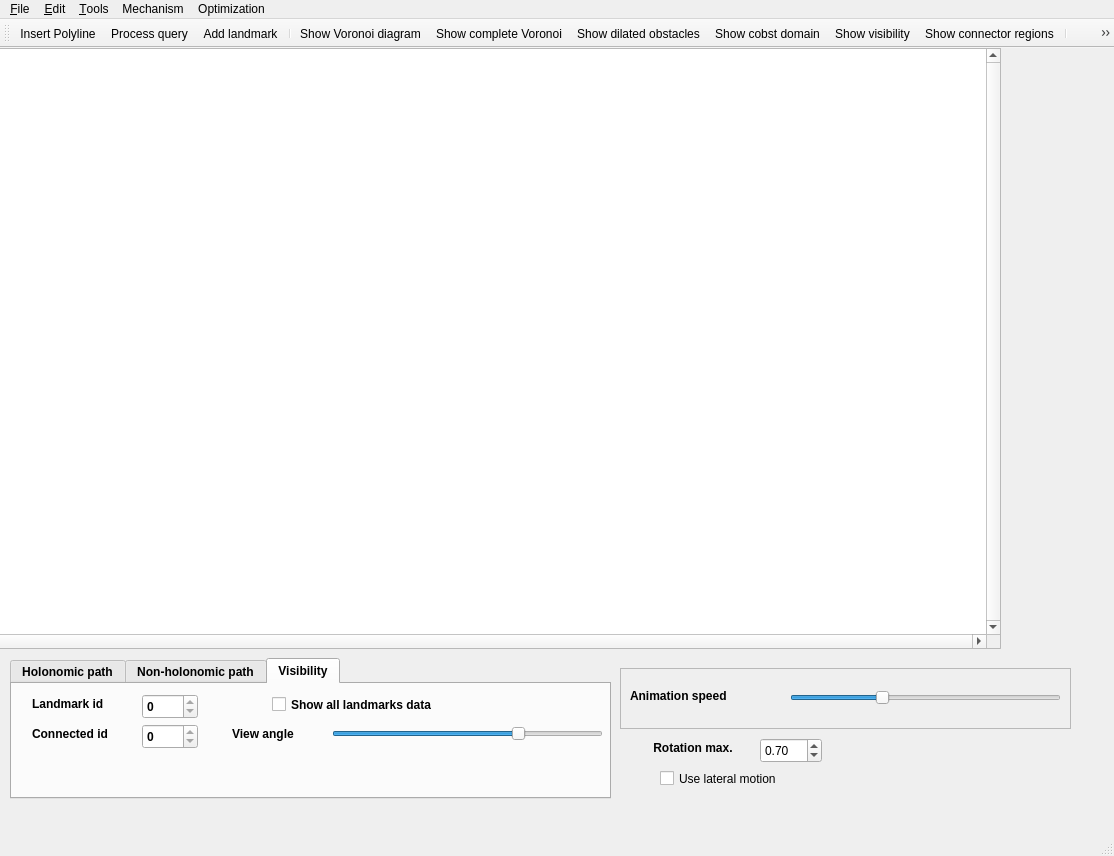
<?xml version="1.0" encoding="UTF-8"?>
<ui version="4.0">
 <author>JB Hayet, CIMAT</author>
 <class>vddrMainWindow</class>
 <widget class="QMainWindow" name="vddrMainWindow">
  <property name="windowModality">
   <enum>Qt::ApplicationModal</enum>
  </property>
  <property name="geometry">
   <rect>
    <x>0</x>
    <y>0</y>
    <width>1114</width>
    <height>856</height>
   </rect>
  </property>
  <property name="windowTitle">
   <string>Visually constrained Differential Drive Robot</string>
  </property>
  <property name="windowIcon">
   <iconset>
    <normaloff>:/cgal/logos/cgal_icon</normaloff>:/cgal/logos/cgal_icon</iconset>
  </property>
  <widget class="QWidget" name="centralwidget">
   <widget class="QGraphicsView" name="graphicsView">
    <property name="geometry">
     <rect>
      <x>-60</x>
      <y>0</y>
      <width>1061</width>
      <height>601</height>
     </rect>
    </property>
    <property name="focusPolicy">
     <enum>Qt::StrongFocus</enum>
    </property>
    <property name="verticalScrollBarPolicy">
     <enum>Qt::ScrollBarAlwaysOn</enum>
    </property>
    <property name="horizontalScrollBarPolicy">
     <enum>Qt::ScrollBarAlwaysOn</enum>
    </property>
    <property name="transformationAnchor">
     <enum>QGraphicsView::AnchorViewCenter</enum>
    </property>
   </widget>
   <widget class="QFrame" name="frame_3">
    <property name="geometry">
     <rect>
      <x>620</x>
      <y>620</y>
      <width>451</width>
      <height>61</height>
     </rect>
    </property>
    <property name="font">
     <font>
      <weight>75</weight>
      <bold>true</bold>
     </font>
    </property>
    <property name="frameShape">
     <enum>QFrame::StyledPanel</enum>
    </property>
    <property name="frameShadow">
     <enum>QFrame::Raised</enum>
    </property>
    <widget class="QLabel" name="label_2">
     <property name="geometry">
      <rect>
       <x>10</x>
       <y>20</y>
       <width>151</width>
       <height>16</height>
      </rect>
     </property>
     <property name="text">
      <string>Animation speed</string>
     </property>
    </widget>
    <widget class="QSlider" name="qSliderSpeed">
     <property name="geometry">
      <rect>
       <x>170</x>
       <y>20</y>
       <width>271</width>
       <height>20</height>
      </rect>
     </property>
     <property name="minimum">
      <number>10</number>
     </property>
     <property name="maximum">
      <number>100</number>
     </property>
     <property name="singleStep">
      <number>1</number>
     </property>
     <property name="pageStep">
      <number>10</number>
     </property>
     <property name="value">
      <number>40</number>
     </property>
     <property name="orientation">
      <enum>Qt::Horizontal</enum>
     </property>
    </widget>
    <widget class="QFrame" name="frame_4">
     <property name="geometry">
      <rect>
       <x>220</x>
       <y>60</y>
       <width>451</width>
       <height>61</height>
      </rect>
     </property>
     <property name="font">
      <font>
       <weight>75</weight>
       <bold>true</bold>
      </font>
     </property>
     <property name="frameShape">
      <enum>QFrame::StyledPanel</enum>
     </property>
     <property name="frameShadow">
      <enum>QFrame::Raised</enum>
     </property>
     <widget class="QLabel" name="label_6">
      <property name="geometry">
       <rect>
        <x>10</x>
        <y>20</y>
        <width>151</width>
        <height>16</height>
       </rect>
      </property>
      <property name="text">
       <string>Animation speed</string>
      </property>
     </widget>
     <widget class="QSlider" name="qSliderSpeed_2">
      <property name="geometry">
       <rect>
        <x>170</x>
        <y>20</y>
        <width>271</width>
        <height>20</height>
       </rect>
      </property>
      <property name="minimum">
       <number>10</number>
      </property>
      <property name="maximum">
       <number>100</number>
      </property>
      <property name="singleStep">
       <number>1</number>
      </property>
      <property name="pageStep">
       <number>10</number>
      </property>
      <property name="value">
       <number>40</number>
      </property>
      <property name="orientation">
       <enum>Qt::Horizontal</enum>
      </property>
     </widget>
    </widget>
    <widget class="QFrame" name="frame_5">
     <property name="geometry">
      <rect>
       <x>320</x>
       <y>60</y>
       <width>551</width>
       <height>61</height>
      </rect>
     </property>
     <property name="font">
      <font>
       <weight>75</weight>
       <bold>true</bold>
      </font>
     </property>
     <property name="frameShape">
      <enum>QFrame::StyledPanel</enum>
     </property>
     <property name="frameShadow">
      <enum>QFrame::Raised</enum>
     </property>
     <widget class="QLabel" name="label_7">
      <property name="geometry">
       <rect>
        <x>10</x>
        <y>20</y>
        <width>151</width>
        <height>16</height>
       </rect>
      </property>
      <property name="text">
       <string>Animation speed</string>
      </property>
     </widget>
     <widget class="QSlider" name="qSliderSpeed_3">
      <property name="geometry">
       <rect>
        <x>170</x>
        <y>20</y>
        <width>271</width>
        <height>20</height>
       </rect>
      </property>
      <property name="minimum">
       <number>10</number>
      </property>
      <property name="maximum">
       <number>100</number>
      </property>
      <property name="singleStep">
       <number>1</number>
      </property>
      <property name="pageStep">
       <number>10</number>
      </property>
      <property name="value">
       <number>40</number>
      </property>
      <property name="orientation">
       <enum>Qt::Horizontal</enum>
      </property>
     </widget>
     <widget class="QFrame" name="frame_6">
      <property name="geometry">
       <rect>
        <x>220</x>
        <y>60</y>
        <width>451</width>
        <height>61</height>
       </rect>
      </property>
      <property name="font">
       <font>
        <weight>75</weight>
        <bold>true</bold>
       </font>
      </property>
      <property name="frameShape">
       <enum>QFrame::StyledPanel</enum>
      </property>
      <property name="frameShadow">
       <enum>QFrame::Raised</enum>
      </property>
      <widget class="QLabel" name="label_8">
       <property name="geometry">
        <rect>
         <x>10</x>
         <y>20</y>
         <width>151</width>
         <height>16</height>
        </rect>
       </property>
       <property name="text">
        <string>Animation speed</string>
       </property>
      </widget>
      <widget class="QSlider" name="qSliderSpeed_4">
       <property name="geometry">
        <rect>
         <x>170</x>
         <y>20</y>
         <width>271</width>
         <height>20</height>
        </rect>
       </property>
       <property name="minimum">
        <number>10</number>
       </property>
       <property name="maximum">
        <number>100</number>
       </property>
       <property name="singleStep">
        <number>1</number>
       </property>
       <property name="pageStep">
        <number>10</number>
       </property>
       <property name="value">
        <number>40</number>
       </property>
       <property name="orientation">
        <enum>Qt::Horizontal</enum>
       </property>
      </widget>
     </widget>
    </widget>
   </widget>
   <widget class="QTabWidget" name="tabWidget">
    <property name="geometry">
     <rect>
      <x>10</x>
      <y>610</y>
      <width>601</width>
      <height>141</height>
     </rect>
    </property>
    <property name="font">
     <font>
      <weight>75</weight>
      <bold>true</bold>
     </font>
    </property>
    <property name="currentIndex">
     <number>2</number>
    </property>
    <widget class="QWidget" name="tab">
     <attribute name="title">
      <string>Holonomic path</string>
     </attribute>
     <widget class="QSlider" name="qSliderClearance">
      <property name="geometry">
       <rect>
        <x>250</x>
        <y>20</y>
        <width>341</width>
        <height>21</height>
       </rect>
      </property>
      <property name="minimum">
       <number>0</number>
      </property>
      <property name="maximum">
       <number>90</number>
      </property>
      <property name="singleStep">
       <number>1</number>
      </property>
      <property name="value">
       <number>0</number>
      </property>
      <property name="orientation">
       <enum>Qt::Horizontal</enum>
      </property>
     </widget>
     <widget class="QLabel" name="label_3">
      <property name="geometry">
       <rect>
        <x>20</x>
        <y>20</y>
        <width>221</width>
        <height>20</height>
       </rect>
      </property>
      <property name="text">
       <string>Penalizing low clearance</string>
      </property>
     </widget>
    </widget>
    <widget class="QWidget" name="tab_2">
     <attribute name="title">
      <string>Non-holonomic path</string>
     </attribute>
     <widget class="QSlider" name="qSliderBackwards">
      <property name="geometry">
       <rect>
        <x>280</x>
        <y>20</y>
        <width>311</width>
        <height>21</height>
       </rect>
      </property>
      <property name="maximum">
       <number>100</number>
      </property>
      <property name="orientation">
       <enum>Qt::Horizontal</enum>
      </property>
     </widget>
     <widget class="QLabel" name="label">
      <property name="geometry">
       <rect>
        <x>10</x>
        <y>20</y>
        <width>261</width>
        <height>20</height>
       </rect>
      </property>
      <property name="text">
       <string>Penalizing backward motion</string>
      </property>
     </widget>
     <widget class="QLabel" name="label_5">
      <property name="geometry">
       <rect>
        <x>10</x>
        <y>50</y>
        <width>221</width>
        <height>20</height>
       </rect>
      </property>
      <property name="text">
       <string>Footprints output format</string>
      </property>
     </widget>
     <widget class="QComboBox" name="trajFormatComboBox">
      <property name="geometry">
       <rect>
        <x>270</x>
        <y>50</y>
        <width>111</width>
        <height>26</height>
       </rect>
      </property>
      <item>
       <property name="text">
        <string>Stasse</string>
       </property>
      </item>
      <item>
       <property name="text">
        <string>Kajita</string>
       </property>
      </item>
     </widget>
     <widget class="QCheckBox" name="qFwdCheckBox">
      <property name="geometry">
       <rect>
        <x>280</x>
        <y>80</y>
        <width>301</width>
        <height>20</height>
       </rect>
      </property>
      <property name="text">
       <string>Use forward/backward ratio in weights</string>
      </property>
     </widget>
    </widget>
    <widget class="QWidget" name="tab_3">
     <attribute name="title">
      <string>Visibility</string>
     </attribute>
     <widget class="QSpinBox" name="visSpinBox">
      <property name="geometry">
       <rect>
        <x>130</x>
        <y>10</y>
        <width>56</width>
        <height>25</height>
       </rect>
      </property>
      <property name="maximum">
       <number>0</number>
      </property>
     </widget>
     <widget class="QLabel" name="label_4">
      <property name="geometry">
       <rect>
        <x>20</x>
        <y>10</y>
        <width>91</width>
        <height>20</height>
       </rect>
      </property>
      <property name="font">
       <font>
        <weight>75</weight>
        <bold>true</bold>
       </font>
      </property>
      <property name="text">
       <string>Landmark id</string>
      </property>
     </widget>
     <widget class="QCheckBox" name="visAllCheckBox">
      <property name="geometry">
       <rect>
        <x>260</x>
        <y>10</y>
        <width>331</width>
        <height>21</height>
       </rect>
      </property>
      <property name="text">
       <string>Show all landmarks data</string>
      </property>
     </widget>
     <widget class="QSpinBox" name="connectedSpinBox">
      <property name="geometry">
       <rect>
        <x>130</x>
        <y>40</y>
        <width>56</width>
        <height>25</height>
       </rect>
      </property>
      <property name="maximum">
       <number>0</number>
      </property>
     </widget>
     <widget class="QLabel" name="connectedLabel">
      <property name="geometry">
       <rect>
        <x>20</x>
        <y>40</y>
        <width>101</width>
        <height>20</height>
       </rect>
      </property>
      <property name="font">
       <font>
        <weight>75</weight>
        <bold>true</bold>
       </font>
      </property>
      <property name="text">
       <string>Connected id</string>
      </property>
     </widget>
     <widget class="QSlider" name="qSliderViewAngle">
      <property name="geometry">
       <rect>
        <x>320</x>
        <y>40</y>
        <width>271</width>
        <height>20</height>
       </rect>
      </property>
      <property name="minimum">
       <number>0</number>
      </property>
      <property name="maximum">
       <number>100</number>
      </property>
      <property name="singleStep">
       <number>1</number>
      </property>
      <property name="pageStep">
       <number>10</number>
      </property>
      <property name="value">
       <number>70</number>
      </property>
      <property name="orientation">
       <enum>Qt::Horizontal</enum>
      </property>
     </widget>
     <widget class="QLabel" name="connectedLabel_2">
      <property name="geometry">
       <rect>
        <x>220</x>
        <y>40</y>
        <width>101</width>
        <height>20</height>
       </rect>
      </property>
      <property name="font">
       <font>
        <weight>75</weight>
        <bold>true</bold>
       </font>
      </property>
      <property name="text">
       <string>View angle</string>
      </property>
     </widget>
    </widget>
   </widget>
   <widget class="QLabel" name="label_10">
    <property name="geometry">
     <rect>
      <x>650</x>
      <y>690</y>
      <width>111</width>
      <height>20</height>
     </rect>
    </property>
    <property name="font">
     <font>
      <weight>75</weight>
      <bold>true</bold>
     </font>
    </property>
    <property name="text">
     <string> Rotation max.</string>
    </property>
   </widget>
   <widget class="QDoubleSpinBox" name="PhiMaxSpinBox">
    <property name="geometry">
     <rect>
      <x>760</x>
      <y>690</y>
      <width>62</width>
      <height>25</height>
     </rect>
    </property>
    <property name="maximum">
     <double>1.570000000000000</double>
    </property>
    <property name="singleStep">
     <double>0.010000000000000</double>
    </property>
    <property name="value">
     <double>0.700000000000000</double>
    </property>
   </widget>
   <widget class="QCheckBox" name="useLateralMotion">
    <property name="geometry">
     <rect>
      <x>660</x>
      <y>720</y>
      <width>331</width>
      <height>21</height>
     </rect>
    </property>
    <property name="text">
     <string>Use lateral motion</string>
    </property>
   </widget>
  </widget>
  <widget class="QStatusBar" name="statusbar"/>
  <widget class="QToolBar" name="toolBar">
   <property name="windowTitle">
    <string>Visualization Tools</string>
   </property>
   <attribute name="toolBarArea">
    <enum>TopToolBarArea</enum>
   </attribute>
   <attribute name="toolBarBreak">
    <bool>false</bool>
   </attribute>
   <addaction name="actionInsertPolyline"/>
   <addaction name="actionMakeQuery"/>
   <addaction name="actionAddLandmark"/>
   <addaction name="separator"/>
   <addaction name="actionShowVoronoiDiagram"/>
   <addaction name="actionShowCompleteVoronoi"/>
   <addaction name="actionShowDilatedObstacles"/>
   <addaction name="actionShowCObst"/>
   <addaction name="actionShowVisibility"/>
   <addaction name="actionShowConnectorRegions"/>
   <addaction name="separator"/>
   <addaction name="actionShowUnderlyingGraph"/>
   <addaction name="actionShowHolonomicPath"/>
   <addaction name="actionShowShortestPathsGrid"/>
   <addaction name="actionShowPartition"/>
   <addaction name="actionShowAnimation"/>
   <addaction name="actionRecomputePath"/>
   <addaction name="actionShowTrajInfo"/>
   <addaction name="separator"/>
   <addaction name="actionVerbose"/>
   <addaction name="separator"/>
   <addaction name="actionRecenter"/>
  </widget>
  <widget class="QMenuBar" name="menubar">
   <property name="geometry">
    <rect>
     <x>0</x>
     <y>0</y>
     <width>1114</width>
     <height>22</height>
    </rect>
   </property>
   <widget class="QMenu" name="menuFile">
    <property name="title">
     <string>&amp;File</string>
    </property>
    <addaction name="separator"/>
    <addaction name="actionClear"/>
    <addaction name="separator"/>
    <addaction name="actionSaveTrajectory"/>
    <addaction name="actionSaveTrajectorySnapshotsPng"/>
    <addaction name="actionSaveTrajectorySnapshotsPdf"/>
    <addaction name="actionSaveTrajectoryPrimitives"/>
    <addaction name="actionSaveOrientationGrid"/>
    <addaction name="actionSavePhis"/>
    <addaction name="actionLoadObstacles"/>
    <addaction name="actionSaveObstacles"/>
    <addaction name="actionLoadEnvironmentFile"/>
    <addaction name="actionSaveEnvironment"/>
    <addaction name="separator"/>
    <addaction name="actionAbout"/>
    <addaction name="actionAboutCGAL"/>
    <addaction name="separator"/>
    <addaction name="actionQuit"/>
   </widget>
   <widget class="QMenu" name="menuEdit">
    <property name="title">
     <string>&amp;Edit</string>
    </property>
   </widget>
   <widget class="QMenu" name="menuTools">
    <property name="title">
     <string>&amp;Tools</string>
    </property>
    <addaction name="actionInsertPolyline"/>
    <addaction name="actionMakeQuery"/>
    <addaction name="separator"/>
    <addaction name="actionShowVoronoiDiagram"/>
    <addaction name="actionShowCompleteVoronoi"/>
    <addaction name="actionShowDilatedObstacles"/>
    <addaction name="actionShowCObst"/>
    <addaction name="actionShowVisibility"/>
    <addaction name="actionShowConnectorRegions"/>
    <addaction name="actionAddLandmark"/>
    <addaction name="separator"/>
    <addaction name="actionShowUnderlyingGraph"/>
    <addaction name="actionShowHolonomicPath"/>
    <addaction name="actionShowPartition"/>
    <addaction name="actionShowShortestPathsGrid"/>
    <addaction name="actionShowAnimation"/>
    <addaction name="separator"/>
    <addaction name="actionVerbose"/>
    <addaction name="separator"/>
    <addaction name="actionRecenter"/>
   </widget>
   <widget class="QMenu" name="menuMechanism">
    <property name="title">
     <string>Mechanism</string>
    </property>
    <addaction name="actionDDR"/>
    <addaction name="actionHuman"/>
    <addaction name="separator"/>
   </widget>
   <widget class="QMenu" name="menuOptimization">
    <property name="title">
     <string>Optimization</string>
    </property>
    <addaction name="actionPerformOptimization"/>
    <addaction name="actionJustShowShortcuts"/>
   </widget>
   <addaction name="menuFile"/>
   <addaction name="menuEdit"/>
   <addaction name="menuTools"/>
   <addaction name="menuMechanism"/>
   <addaction name="menuOptimization"/>
  </widget>
  <action name="actionAbout">
   <property name="text">
    <string>&amp;About</string>
   </property>
  </action>
  <action name="actionAboutCGAL">
   <property name="text">
    <string>About &amp;CGAL</string>
   </property>
  </action>
  <action name="actionQuit">
   <property name="text">
    <string>&amp;Quit</string>
   </property>
   <property name="shortcut">
    <string>Ctrl+Q</string>
   </property>
  </action>
  <action name="actionInsertPolyline">
   <property name="checkable">
    <bool>true</bool>
   </property>
   <property name="checked">
    <bool>false</bool>
   </property>
   <property name="icon">
    <iconset resource="vddr.qrc">
     <normaloff>:/cgal/Actions/CGAL/IO/pixmaps/inputPolyline.png</normaloff>:/cgal/Actions/CGAL/IO/pixmaps/inputPolyline.png</iconset>
   </property>
   <property name="text">
    <string>&amp;Insert Polyline</string>
   </property>
   <property name="toolTip">
    <string>Insert Point or Polyline</string>
   </property>
   <property name="statusTip">
    <string>Left: Insert vtx | Right: Final vtx | Del: Delete vtx</string>
   </property>
  </action>
  <action name="actionClear">
   <property name="icon">
    <iconset>
     <normaloff>:/cgal/fileToolbar/fileNew.png</normaloff>:/cgal/fileToolbar/fileNew.png</iconset>
   </property>
   <property name="text">
    <string>&amp;Clear</string>
   </property>
   <property name="shortcut">
    <string>Ctrl+C</string>
   </property>
  </action>
  <action name="actionShowVoronoiDiagram">
   <property name="checkable">
    <bool>true</bool>
   </property>
   <property name="icon">
    <iconset resource="vddr.qrc">
     <normaloff>:/cgal/Actions/CGAL/IO/pixmaps/Voronoi_diagram_2.png</normaloff>:/cgal/Actions/CGAL/IO/pixmaps/Voronoi_diagram_2.png</iconset>
   </property>
   <property name="text">
    <string>Show &amp;Voronoi diagram</string>
   </property>
   <property name="toolTip">
    <string>Show the underlying Voronoi diagram</string>
   </property>
   <property name="shortcut">
    <string>Ctrl+T</string>
   </property>
  </action>
  <action name="actionShowVisibility">
   <property name="checkable">
    <bool>true</bool>
   </property>
   <property name="icon">
    <iconset resource="vddr.qrc">
     <normaloff>:/cgal/Actions/CGAL/IO/pixmaps/eye.png</normaloff>:/cgal/Actions/CGAL/IO/pixmaps/eye.png</iconset>
   </property>
   <property name="text">
    <string>Show &amp;visibility</string>
   </property>
   <property name="toolTip">
    <string>Show the visibility zone</string>
   </property>
  </action>
  <action name="actionRecenter">
   <property name="icon">
    <iconset resource="vddr.qrc">
     <normaloff>:/cgal/Actions/CGAL/IO/pixmaps/zoom-best-fit.png</normaloff>:/cgal/Actions/CGAL/IO/pixmaps/zoom-best-fit.png</iconset>
   </property>
   <property name="text">
    <string>Re&amp;center the viewport</string>
   </property>
   <property name="shortcut">
    <string>Ctrl+R</string>
   </property>
  </action>
  <action name="actionMakeQuery">
   <property name="checkable">
    <bool>true</bool>
   </property>
   <property name="icon">
    <iconset resource="vddr.qrc">
     <normaloff>:/cgal/Actions/CGAL/IO/pixmaps/query.png</normaloff>:/cgal/Actions/CGAL/IO/pixmaps/query.png</iconset>
   </property>
   <property name="text">
    <string>Process query</string>
   </property>
   <property name="toolTip">
    <string>Process a query</string>
   </property>
  </action>
  <action name="actionShowDilatedObstacles">
   <property name="checkable">
    <bool>true</bool>
   </property>
   <property name="icon">
    <iconset resource="vddr.qrc">
     <normaloff>:/cgal/Actions/CGAL/IO/pixmaps/dilated.png</normaloff>:/cgal/Actions/CGAL/IO/pixmaps/dilated.png</iconset>
   </property>
   <property name="text">
    <string>Show &amp;dilated obstacles</string>
   </property>
   <property name="statusTip">
    <string>Show the obstacles dilated by the size of the robot</string>
   </property>
   <property name="shortcut">
    <string>Ctrl+C</string>
   </property>
  </action>
  <action name="actionShowCObst">
   <property name="checkable">
    <bool>true</bool>
   </property>
   <property name="icon">
    <iconset resource="vddr.qrc">
     <normaloff>:/cgal/Actions/CGAL/IO/pixmaps/cobst.png</normaloff>:/cgal/Actions/CGAL/IO/pixmaps/cobst.png</iconset>
   </property>
   <property name="text">
    <string>Show &amp;cobst domain</string>
   </property>
   <property name="shortcut">
    <string>Ctrl+F</string>
   </property>
  </action>
  <action name="actionShowHolonomicPath">
   <property name="checkable">
    <bool>true</bool>
   </property>
   <property name="icon">
    <iconset>
     <normaloff>../../../../../../../../Users/jbhayet/.designer/backup/CGAL/IO/pixmaps/holonomic.png</normaloff>
     <normalon>:/cgal/Actions/CGAL/IO/pixmaps/holonomic.png</normalon>../../../../../../../../Users/jbhayet/.designer/backup/CGAL/IO/pixmaps/holonomic.png</iconset>
   </property>
   <property name="text">
    <string>Show &amp;holonomic path</string>
   </property>
  </action>
  <action name="actionShowCompleteVoronoi">
   <property name="checkable">
    <bool>true</bool>
   </property>
   <property name="icon">
    <iconset resource="vddr.qrc">
     <normaloff>:/cgal/Actions/CGAL/IO/pixmaps/voronoiComplete.bmp</normaloff>:/cgal/Actions/CGAL/IO/pixmaps/voronoiComplete.bmp</iconset>
   </property>
   <property name="text">
    <string>Show complete Voronoi</string>
   </property>
  </action>
  <action name="actionShowUnderlyingGraph">
   <property name="checkable">
    <bool>true</bool>
   </property>
   <property name="icon">
    <iconset resource="vddr.qrc">
     <normaloff>:/cgal/Actions/CGAL/IO/pixmaps/graph.png</normaloff>:/cgal/Actions/CGAL/IO/pixmaps/graph.png</iconset>
   </property>
   <property name="text">
    <string>Show underlying graph</string>
   </property>
  </action>
  <action name="actionShowPartition">
   <property name="checkable">
    <bool>true</bool>
   </property>
   <property name="icon">
    <iconset resource="vddr.qrc">
     <normaloff>:/cgal/Actions/CGAL/IO/pixmaps/partition.png</normaloff>:/cgal/Actions/CGAL/IO/pixmaps/partition.png</iconset>
   </property>
   <property name="text">
    <string>Show partition</string>
   </property>
  </action>
  <action name="actionShowTrajInfo">
   <property name="icon">
    <iconset resource="vddr.qrc">
     <normaloff>:/cgal/Actions/CGAL/IO/pixmaps/trajinfo.png</normaloff>:/cgal/Actions/CGAL/IO/pixmaps/trajinfo.png</iconset>
   </property>
   <property name="text">
    <string>Show information on the trajectory</string>
   </property>
  </action>
  <action name="actionDDR">
   <property name="checkable">
    <bool>true</bool>
   </property>
   <property name="checked">
    <bool>true</bool>
   </property>
   <property name="text">
    <string>DDR</string>
   </property>
  </action>
  <action name="actionHuman">
   <property name="checkable">
    <bool>true</bool>
   </property>
   <property name="text">
    <string>Human</string>
   </property>
  </action>
  <action name="actionShowAnimation">
   <property name="checkable">
    <bool>true</bool>
   </property>
   <property name="checked">
    <bool>true</bool>
   </property>
   <property name="icon">
    <iconset resource="vddr.qrc">
     <normaloff>:/cgal/Actions/CGAL/IO/pixmaps/animate.png</normaloff>:/cgal/Actions/CGAL/IO/pixmaps/animate.png</iconset>
   </property>
   <property name="text">
    <string>Show animation</string>
   </property>
  </action>
  <action name="actionSaveTrajectory">
   <property name="text">
    <string>Save trajectory</string>
   </property>
  </action>
  <action name="actionSaveObstacles">
   <property name="text">
    <string>Save obstacles</string>
   </property>
  </action>
  <action name="actionLoadObstacles">
   <property name="text">
    <string>Load obstacles file</string>
   </property>
  </action>
  <action name="actionPerformOptimization">
   <property name="checkable">
    <bool>true</bool>
   </property>
   <property name="checked">
    <bool>true</bool>
   </property>
   <property name="text">
    <string>Perform optimization</string>
   </property>
  </action>
  <action name="actionJustShowShortcuts">
   <property name="checkable">
    <bool>true</bool>
   </property>
   <property name="checked">
    <bool>true</bool>
   </property>
   <property name="text">
    <string>Just show shortcuts</string>
   </property>
  </action>
  <action name="actionVerbose">
   <property name="checkable">
    <bool>true</bool>
   </property>
   <property name="icon">
    <iconset resource="vddr.qrc">
     <normaloff>:/cgal/Actions/CGAL/IO/pixmaps/verbose.png</normaloff>:/cgal/Actions/CGAL/IO/pixmaps/verbose.png</iconset>
   </property>
   <property name="text">
    <string>Verbose</string>
   </property>
  </action>
  <action name="actionRecomputePath">
   <property name="icon">
    <iconset resource="vddr.qrc">
     <normaloff>:/cgal/Actions/CGAL/IO/pixmaps/recompute.png</normaloff>:/cgal/Actions/CGAL/IO/pixmaps/recompute.png</iconset>
   </property>
   <property name="text">
    <string>Recompute path</string>
   </property>
  </action>
  <action name="actionSaveTrajectorySnapshotsPng">
   <property name="text">
    <string>Save trajectory snapshots (PNG)</string>
   </property>
   <property name="toolTip">
    <string>Save trajectory snapshots (PNG)</string>
   </property>
  </action>
  <action name="actionAddLandmark">
   <property name="checkable">
    <bool>true</bool>
   </property>
   <property name="icon">
    <iconset resource="vddr.qrc">
     <normaloff>:/cgal/Actions/CGAL/IO/pixmaps/landmark.png</normaloff>:/cgal/Actions/CGAL/IO/pixmaps/landmark.png</iconset>
   </property>
   <property name="text">
    <string>Add landmark</string>
   </property>
  </action>
  <action name="actionShowConnectorRegions">
   <property name="checkable">
    <bool>true</bool>
   </property>
   <property name="icon">
    <iconset resource="vddr.qrc">
     <normaloff>:/cgal/Actions/CGAL/IO/pixmaps/connectors.png</normaloff>:/cgal/Actions/CGAL/IO/pixmaps/connectors.png</iconset>
   </property>
   <property name="text">
    <string>Show connector regions</string>
   </property>
  </action>
  <action name="actionLoadEnvironmentFile">
   <property name="text">
    <string>Load environment file</string>
   </property>
  </action>
  <action name="actionSaveEnvironment">
   <property name="text">
    <string>Save Environment</string>
   </property>
  </action>
  <action name="actionSaveTrajectoryPrimitives">
   <property name="text">
    <string>Save trajectory primitives</string>
   </property>
  </action>
  <action name="actionSavePhis">
   <property name="text">
    <string>Save phis</string>
   </property>
   <property name="toolTip">
    <string>Save phis</string>
   </property>
  </action>
  <action name="actionSaveTrajectorySnapshotsPdf">
   <property name="checkable">
    <bool>true</bool>
   </property>
   <property name="text">
    <string>Save trajectory snapshots (PDF)</string>
   </property>
   <property name="toolTip">
    <string>Save trajectory snapshots (PDF)</string>
   </property>
  </action>
  <action name="actionShowShortestPathsGrid">
   <property name="checkable">
    <bool>true</bool>
   </property>
   <property name="icon">
    <iconset resource="vddr.qrc">
     <normaloff>:/cgal/Actions/CGAL/IO/pixmaps/part.png</normaloff>:/cgal/Actions/CGAL/IO/pixmaps/part.png</iconset>
   </property>
   <property name="text">
    <string>Show shortest paths grid  </string>
   </property>
  </action>
  <action name="actionSaveOrientationGrid">
   <property name="checkable">
    <bool>false</bool>
   </property>
   <property name="checked">
    <bool>false</bool>
   </property>
   <property name="enabled">
    <bool>false</bool>
   </property>
   <property name="text">
    <string>Save orientation grid</string>
   </property>
  </action>
 </widget>
 <resources>
  <include location="vddr.qrc"/>
 </resources>
 <connections/>
</ui>
